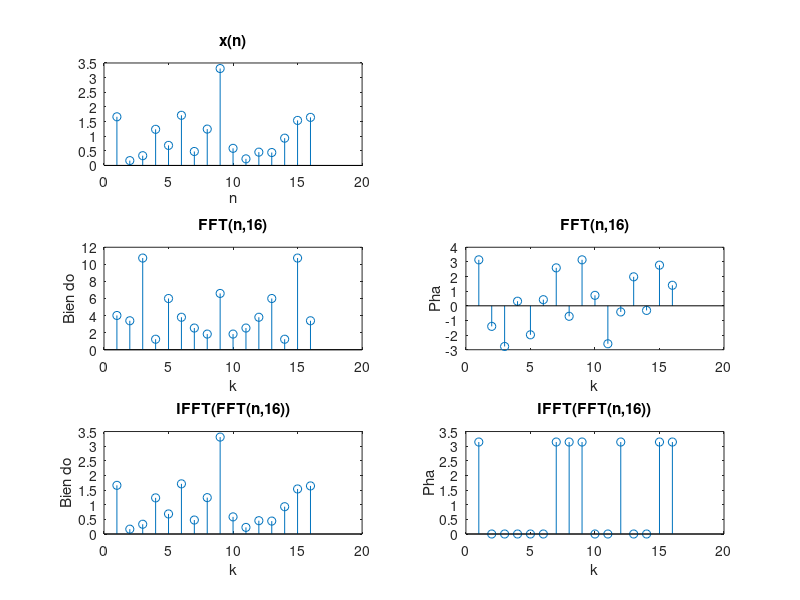

This chart was generated by the following MATLAB code:
N = 16;
x = randn(1,N);
y = fft(x,N);
x1 = ifft(y,N);
subplot(321),stem(abs(x));
title('x(n)');xlabel('n');
subplot(323),stem(abs(y));
title(['FFT(n,' num2str(N) ')']);xlabel('k');ylabel('Bien do');
subplot(324),stem(angle(y));
title(['FFT(n,' num2str(N) ')']); xlabel('k');ylabel('Pha');
subplot(325),stem(abs(x1));
title(['IFFT(FFT(n,' num2str(N) '))']);
xlabel('k');ylabel('Bien do');
subplot(326),stem(angle(x1));
title(['IFFT(FFT(n,' num2str(N) '))']);
xlabel('k');ylabel('Pha');